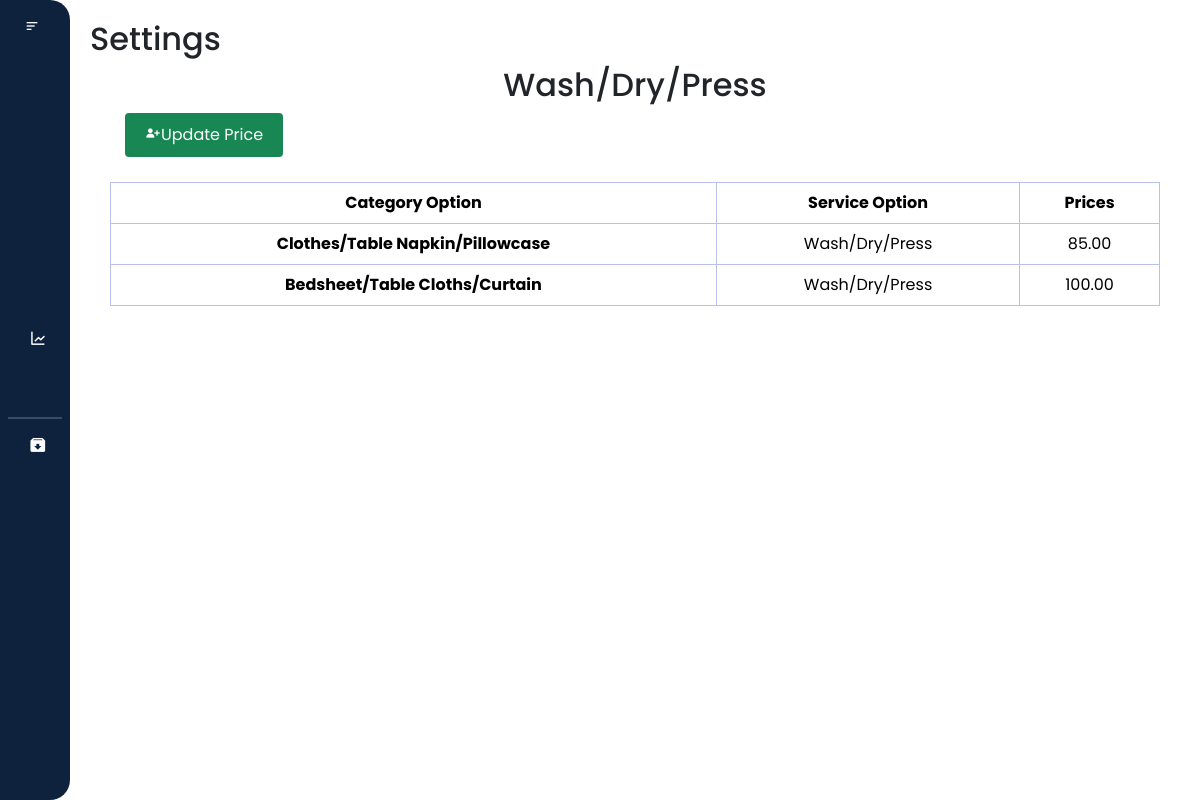
The app's page /laundry_system/settings/categ2.php (signed in) with its own data.
### tables this page shows
CREATE TABLE `service_category_price` (
  `id` int(255) NOT NULL,
  `service_id` int(255) NOT NULL,
  `category_id` int(255) NOT NULL,
  `price` decimal(65,2) NOT NULL
);

CREATE TABLE `category` (
  `category_id` int(255) NOT NULL,
  `laundry_category_option` varchar(255) NOT NULL
);

CREATE TABLE `service` (
  `service_id` int(255) NOT NULL,
  `laundry_service_option` varchar(100) NOT NULL
);

### laundry_system/settings/categ2.php (the view, shortened to what this page needs)
<?php
$user_role = $_SESSION['user_role'];
$conn = new mysqli('localhost', 'root', '', 'laundry_db');
$sql = "SELECT scp.price, c.laundry_category_option, s.laundry_service_option
        FROM service_category_price scp
        JOIN category c ON scp.category_id = c.category_id
        JOIN service s ON scp.service_id = s.service_id
        WHERE s.service_id = 2";
$result = $conn->query($sql);
$prices = [];
if ($result) {
    while ($row = $result->fetch_assoc()) {
        $prices[] = $row;
    }
} else {
    die("Query Failed: " . $conn->error);
}
?>
<!DOCTYPE html>
<html lang="en">
<head>
    <link rel="stylesheet" href="https://cdn.jsdelivr.net/npm/bootstrap@5.3.3/dist/css/bootstrap.min.css">
    <link rel="stylesheet" href="categ2.css">
    <link href="https://cdn.lineicons.com/4.0/lineicons.css" rel="stylesheet" />
    <link href='https://unpkg.com/boxicons@2.1.4/css/boxicons.min.css' rel='stylesheet'>
</head>
<body>
    <div class="wrapper">
    <aside id="sidebar">
            <div class="d-flex">
                <button id="toggle-btn" type="button">
                    <i class="bx bx-menu-alt-left"></i>
                </button>
            </div>
            <ul class="sidebar-nav">
                <li class="sidebar-item">
                    <a href="/laundry_system/dashboard/dashboard.php" class="sidebar-link">
                    </a>
                </li>
                <li class="sidebar-item">
                    <a href="/laundry_system/my_profile/profile.php" class="sidebar-link">
                    </a>
                </li>
                <?php if ($user_role === 'admin') : ?>
                    <li class="sidebar-item">
                        <a href="/laundry_system/users/users.php" class="sidebar-link">
                        </a>
                    </li>
                    <li class="sidebar-item">
                        <a href="/laundry_system/records/records.php" class="sidebar-link has-dropdown collapsed" data-bs-toggle="collapse"
                            data-bs-target="#records" aria-expanded="false" aria-controls="records">
                        </a>
                    </li>
                <?php endif; ?>
                <li class="sidebar-item">
                    <a href="/laundry_system/transaction/transaction.php" class="sidebar-link">
                    </a>
                </li>
                <li class="sidebar-item">
                    <a href="/laundry_system/sales_report/report.php" class="sidebar-link">
                        <i class='bx bx-line-chart'></i>
                    </a>
                </li>
                    <?php if ($user_role === 'admin') : ?>
                    <li class="sidebar-item">
                        <a href="/laundry_system/settings/settings.php" class="sidebar-link">
                        </a>
                    </li>
                    <hr style="border: 1px solid #b8c1ec; margin: 8px">
                    <li class="sidebar-item">
                        <a href="/laundry_system/archived/archive_users.php" class="sidebar-link">
                            <i class='bx bxs-archive-in'></i>
                        </a>
                    </li>
                <?php endif; ?>
            </ul>
            <div class="sidebar-footer">
                <a href="#" id="btn_logout" class="sidebar-link">
                </a>
            </div>
        </aside>
        <div class="main-content">
            <nav>
                <div class="d-flex justify-content-between align-items-center">
                    <h2>Settings</h2>
                </div>
                <div class="text" style="text-align: center;" name="category">
                    <h2>Wash/Dry/Press</h2>
                </div>
            </nav>
            <div class="box">
                <form action="edit2.php" method="POST">
                    <button type="submit" class="btn btn-success" id="updatePriceButton">
                    <i class='bx bxs-user-plus'></i>Update Price</button>
                </form>
            </div>
            <div class="table-responsive">
                <table class="table table-bordered text-center">
                    <thead>
                        <tr class="bg-dark text-white">
                            <th>Category Option</th>
                            <th>Service Option</th>
                            <th>Prices</th>
                        </tr>
                    </thead>
                    <tbody>
                        <?php
                            foreach ($prices as $row) {
                            $laundry_category_option = $row['laundry_category_option'];
                            $laundry_service_option = $row['laundry_service_option'];
                            $price = $row['price'];
                            echo '<tr>
                                  <th scope="row">' . $laundry_category_option . '</th>
                                  <td>' . $laundry_service_option . '</td>
                                  <td>' . $price . '</td>
                                  </tr>';
                                }
                            ?>
                    </tbody>
                </table>
            </div>
        </div>
    </div>
</body>
</html>

### laundry_system/settings/categ2.css (style rules this page uses)
* { margin: 0; padding: 0; font-family: "Poppins", sans-serif; box-sizing: border-box; }
html { scroll-behavior: smooth; }
a { text-decoration: none; }
li { list-style: none; }
.wrapper { display: flex; width: 100%; height: 100vh; }
#sidebar { display: flex; width: 70px; min-width: 70px; z-index: 1000; transition: all 0.25s ease-in-out; flex-direction: column; background-color: #0e223e; border-radius: 0 20px 20px 0; overflow: auto; }
#toggle-btn { background-color: transparent; cursor: pointer; border: 0; padding: 1rem 1.5rem; }
#toggle-btn i { font-size: 1.5 rem; color: #fff; }
.sidebar-nav { padding: 2rem 0; flex: 1 1 auto; }
a.sidebar-link { padding: 0.625rem 1.625rem; color: #fff; display: block; font-size: 0.9rem; white-space: nowrap; border-left: 3px solid transparent; text-decoration: none; }
.sidebar-link i { font-size: 1.1rem; margin-right: 0.75rem; }
.sidebar-item { position: relative; }
.main-content { flex: 1; overflow-y: auto; padding: 20px; transition: margin-left 0.5s ease; }
.table-responsive { padding: 20px; }
.table { width: 100%; border-collapse: collapse; border: #b8c1ec; margin: 0; }
th, td { border: 1px solid #b8c1ec; padding: 8px; text-align: center; }
.box { display: flex; flex-direction: row; margin: 5px; padding: 0 20px; }
.btn { padding: 10px 20px; border-radius: 4px; border: none; cursor: pointer; font-size: 16px; flex-grow: 1; margin: 0 10px; }

### records on screen
service_category_price: category.laundry_category_option "Clothes/Table Napkin/Pillowcase", service.laundry_service_option "Wash/Dry/Press", price "85.00"
service_category_price: category.laundry_category_option "Bedsheet/Table Cloths/Curtain", service.laundry_service_option "Wash/Dry/Press", price "100.00"
